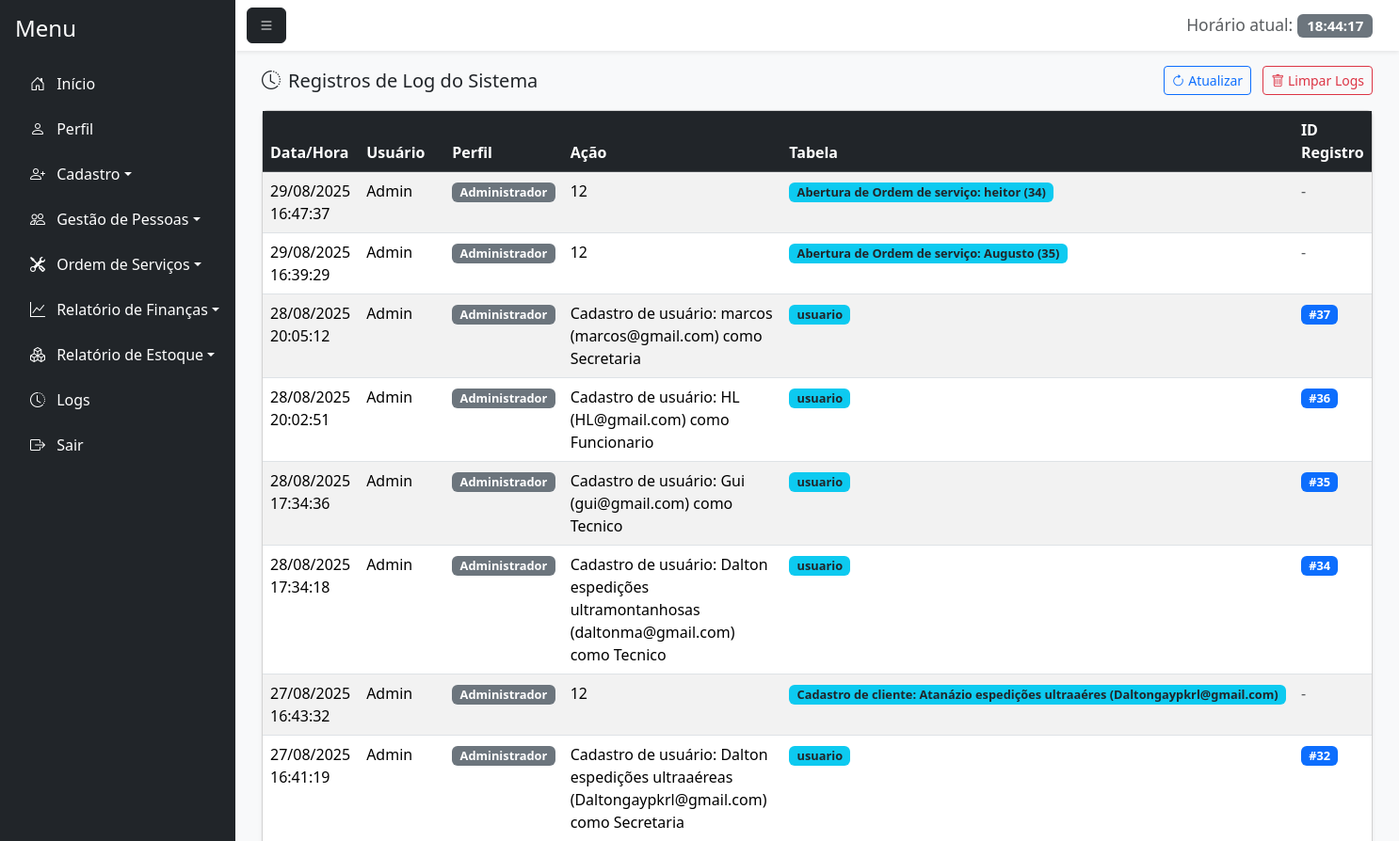
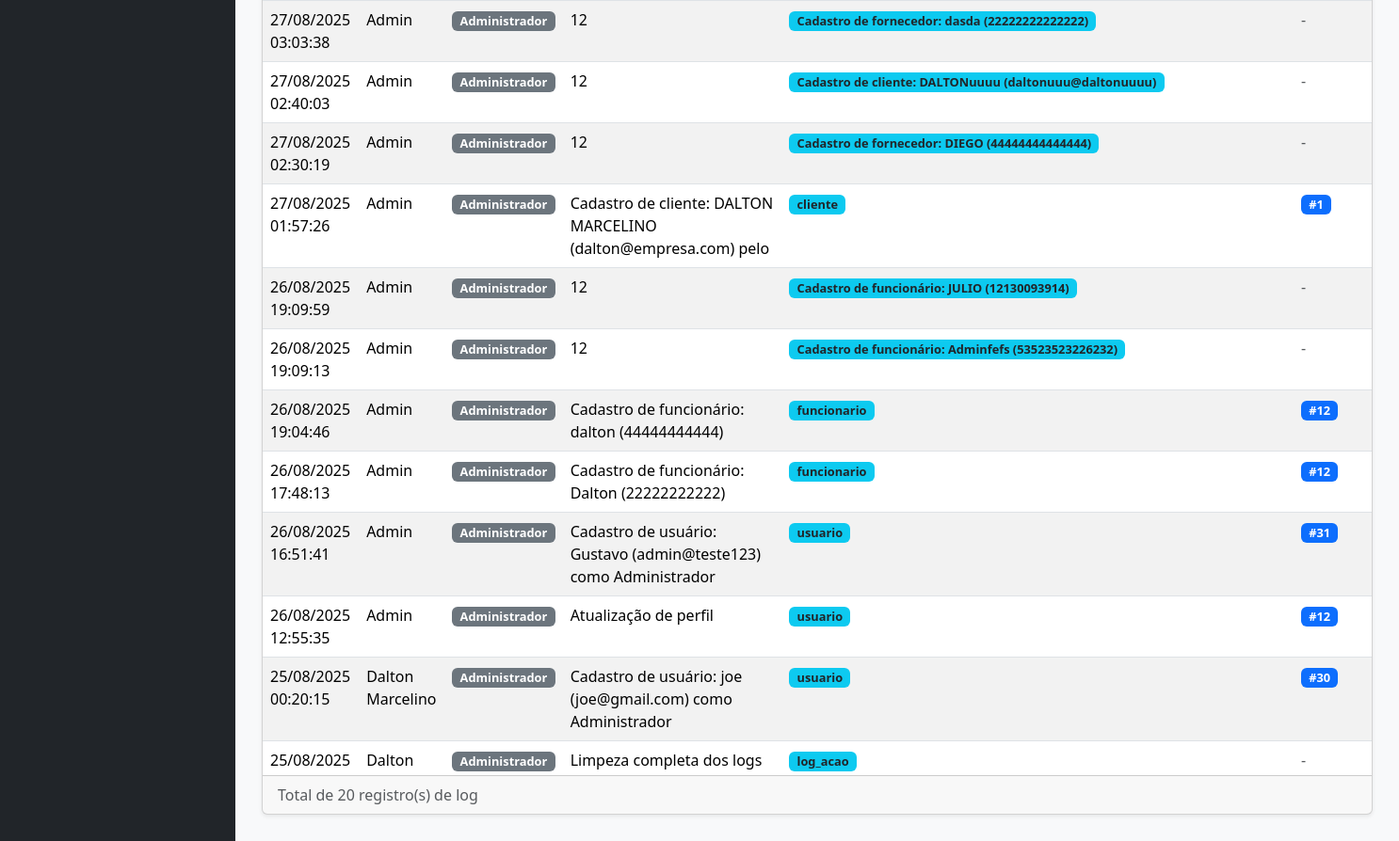
The app's page /logs.php (signed in), older data (2 pictures, top to bottom).
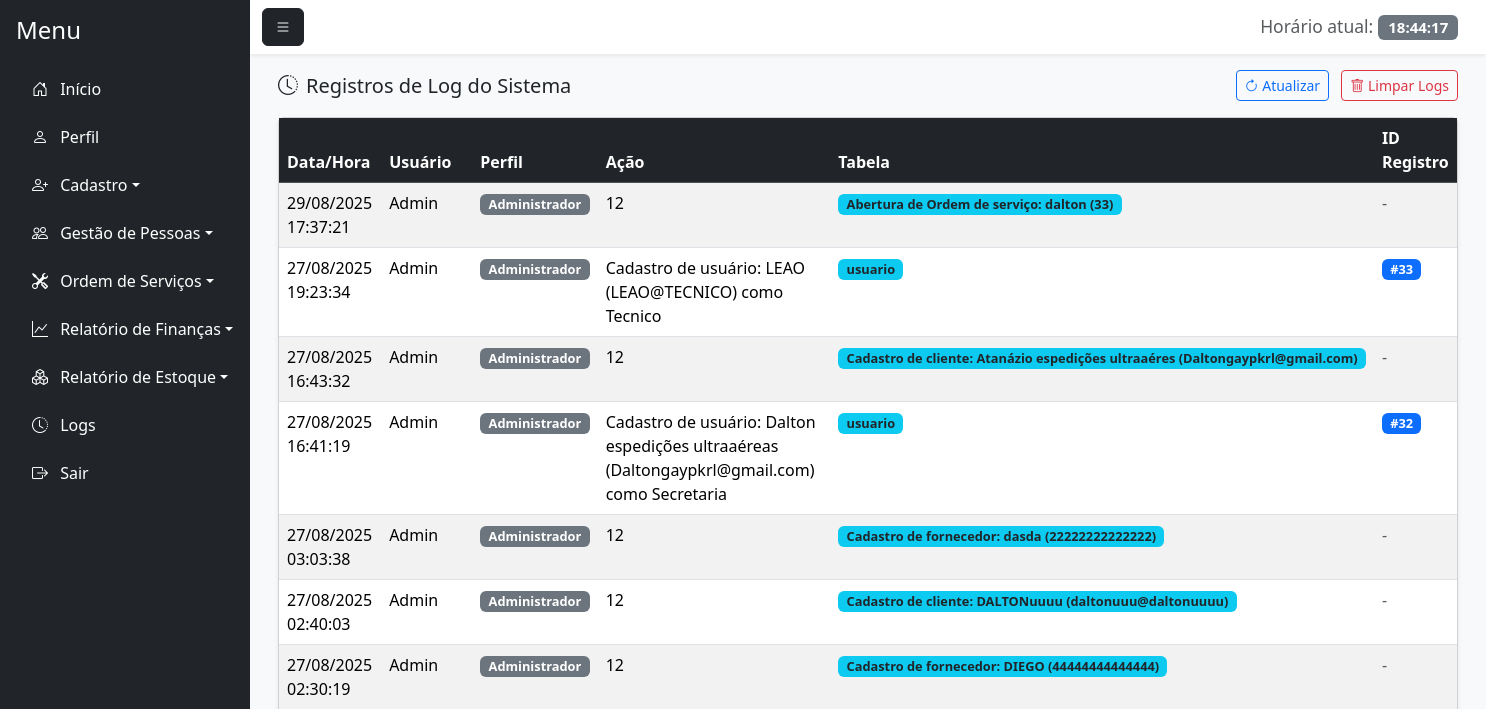
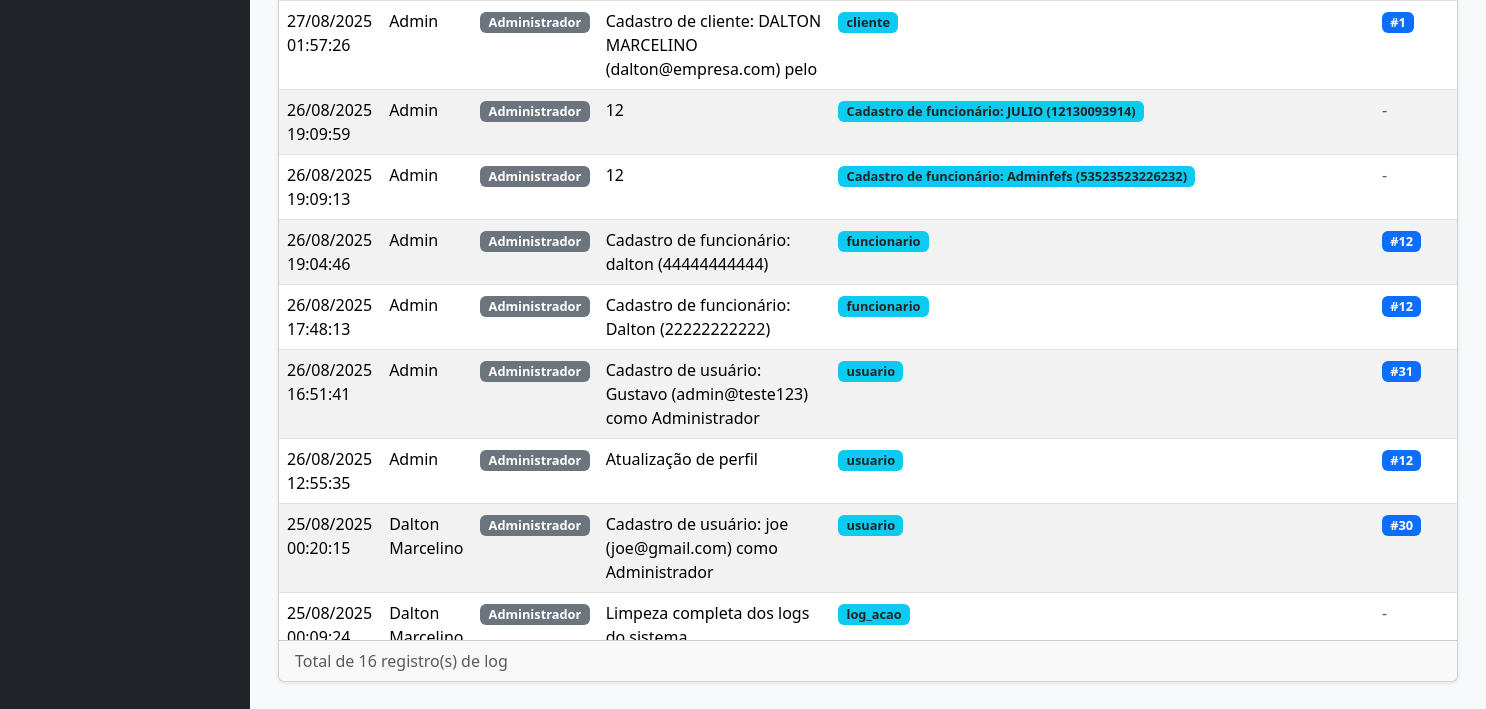
The same page, newer data (2 pictures, top to bottom).
### tables this page shows
CREATE TABLE `log_acao` (
  `id_log` int(11) NOT NULL,
  `id_usuario` int(11) NOT NULL,
  `id_perfil` int(11) NOT NULL,
  `acao` varchar(255) NOT NULL,
  `tabela_afetada` varchar(100) NOT NULL,
  `id_registro` int(11) DEFAULT NULL,
  `data_hora` timestamp NOT NULL DEFAULT current_timestamp()
);

CREATE TABLE `usuario` (
  `id_usuario` int(11) NOT NULL,
  `nome_usuario` varchar(100) NOT NULL,
  `senha` varchar(255) NOT NULL,
  `email` varchar(100) NOT NULL,
  `senha_temporaria` tinyint(1) DEFAULT 0,
  `id_perfil` int(11) NOT NULL,
  `status` enum('Ativo','Inativo') DEFAULT 'Ativo',
  `id_motivo_inatividade` int(11) DEFAULT NULL,
  `data_inatividade` date DEFAULT NULL,
  `observacao_inatividade` text DEFAULT NULL
);

CREATE TABLE `perfil` (
  `id_perfil` int(11) NOT NULL,
  `nome_perfil` varchar(100) NOT NULL
);

### logs.php (the view, shortened to what the changed rows need)
<?php
require_once 'conexao.php';
require_once 'php/permissoes.php';
$sql = "SELECT l.*, u.nome_usuario, p.nome_perfil
        FROM log_acao l
        JOIN usuario u ON l.id_usuario = u.id_usuario
        JOIN perfil p ON l.id_perfil = p.id_perfil
        ORDER BY l.data_hora DESC";
$stmt = $pdo->query($sql);
$logs = $stmt->fetchAll(PDO::FETCH_ASSOC);
?>
<!DOCTYPE html>
<html lang="pt-BR">
<head>
    <link href="https://cdn.jsdelivr.net/npm/bootstrap@5.3.7/dist/css/bootstrap.min.css" rel="stylesheet">
    <link href="https://cdn.jsdelivr.net/npm/bootstrap-icons@1.11.1/font/bootstrap-icons.css" rel="stylesheet">
</head>
<body>
<div class="d-flex vh-100 bg-light">
    <div class="flex-grow-1 d-flex flex-column">
        <div class="flex-grow-1 p-3" style="overflow-y: auto;">
            <div class="container-fluid">
                <div class="card shadow-sm">
                    <div class="card-body p-0">
                        <div class="table-responsive">
                            <table class="table table-striped table-hover mb-0">
                                <thead class="table-dark sticky-top">
                                    <tr>
                                        <th>Data/Hora</th>
                                        <th>Usuário</th>
                                        <th>Perfil</th>
                                        <th>Ação</th>
                                        <th>Tabela</th>
                                        <th>ID Registro</th>
                                    </tr>
                                </thead>
                                <tbody>
                                    <?php if (!empty($logs)): ?>
                                        <?php foreach ($logs as $log): ?>
                                            <tr>
                                                <td><?= date('d/m/Y H:i:s', strtotime($log['data_hora'])) ?></td>
                                                <td><?= htmlspecialchars($log['nome_usuario']) ?></td>
                                                <td>
                                                    <span class="badge bg-secondary badge-log">
                                                        <?= htmlspecialchars($log['nome_perfil']) ?>
                                                    </span>
                                                </td>
                                                <td><?= htmlspecialchars($log['acao']) ?></td>
                                                <td>
                                                    <span class="badge bg-info text-dark badge-log">
                                                        <?= htmlspecialchars($log['tabela_afetada']) ?>
                                                    </span>
                                                </td>
                                                <td>
                                                    <?php if ($log['id_registro']): ?>
                                                        <span class="badge bg-primary badge-log">
                                                            #<?= htmlspecialchars($log['id_registro']) ?>
                                                        </span>
                                                    <?php else: ?>
                                                        <span class="text-muted">-</span>
                                                    <?php endif; ?>
                                                </td>
                                            </tr>
                                        <?php endforeach; ?>
                                    <?php endif; ?>
                                </tbody>
                            </table>
                        </div>
                    </div>
                    <?php if (!empty($logs)): ?>
                    <div class="card-footer py-2">
                        <div class="d-flex justify-content-between align-items-center">
                            <div>
                                <span class="text-muted">
                                    Total de <?= count($logs) ?> registro(s) de log
                                </span>
                            </div>
                        </div>
                    </div>
                    <?php endif; ?>
                </div>
            </div>
        </div>
    </div>
</div>
</body>
</html>

### php/permissoes.php (shortened to what the changed rows need)
<?php
$permissoes = [
    1 => [
        "Início" => ["principal.php"],
        "Perfil" => ["perfil.php"],
        "Cadastro" => [
            "cadastro_usuario.php", "cadastro_cliente.php", "cadastro_funcionario.php",
            "cadastro_fornecedor.php", "cadastro_pecas.php"
        ],
        "Gestão de Pessoas" => [
            "gestao_usuario.php", "gestao_cliente.php", "gestao_funcionario.php",
            "gestao_fornecedor.php"
        ],
        "Ordem de Serviços" => ["nova_ordem.php", "consultar_ordem.php", "pagamento.php"],
        "Relatório de Finanças" => ["relatorio_despesas.php", "relatorio_lucro.php"],
        "Relatório de Estoque" => [
            "relatorio_saida.php", "relatorio_pecas_estoque.php", "relatorio_uso.php"
        ],
        "Logs" => ["logs.php"],
    ],
    2 => [
        "Início" => ["principal.php"],
        "Perfil" => ["perfil.php"],
        "Cadastro" => [
            "cadastro_cliente.php", "cadastro_funcionario.php",
            "cadastro_fornecedor.php", "cadastro_pecas.php"
        ],
        "Gestão de Pessoas" => ["gestao_cliente.php"],
        "Ordem de Serviços" => ["nova_ordem.php", "consultar_ordem.php", "pagamento.php"],
        "Relatório de Estoque" => [
            "relatorio_saida.php", "relatorio_pecas_estoque.php", "relatorio_uso.php"
        ],
    ],
    3 => [
        "Início" => ["principal.php"],
        "Perfil" => ["perfil.php"],
        "Cadastro" => ["cadastro_cliente.php"],
        "Gestão de Pessoas" => ["gestao_cliente.php"],
        "Ordem de Serviços" => ["nova_ordem.php", "consultar_ordem.php", "pagamento.php"],
    ],
    4 => [
        "Início" => ["principal.php"],
        "Perfil" => ["perfil.php"],
        "Cadastro" => ["cadastro_pecas.php"],
        "Ordem de Serviços" => ["nova_ordem.php", "consultar_ordem.php", "pagamento.php"],
        "Relatório de Estoque" => [
            "relatorio_saida.php", "relatorio_pecas_estoque.php", "relatorio_uso.php"
        ],
    ],
];
$id_perfil = $_SESSION['perfil'];
$opcoes_menu = isset($permissoes[$id_perfil]) ? $permissoes[$id_perfil] : [];
$icones_menu = [
    "Início" => "bi-house-door",
    "Perfil" => "bi-person",
    "Cadastro" => "bi-person-plus",
    "Gestão de Pessoas" => "bi-people",
    "Ordem de Serviços" => "bi-tools",
    "Relatório de Finanças" => "bi-graph-up",
    "Relatório de Estoque" => "bi-boxes",
    "Logs" => "bi-clock-history"
];
function formatarNomeExibicao($nomeArquivo) {
    $nome = basename($nomeArquivo, ".php");
    $prefixos = ['cadastro_', 'gestao_', 'relatorio_'];
    foreach ($prefixos as $prefixo) {
        if (strpos($nome, $prefixo) === 0) {
            $nome = substr($nome, strlen($prefixo));
            break;
        }
    }
    $nome = str_replace("_", " ", $nome);
    $nome = ucwords($nome);
    return $nome;
}
function gerarIdLink($categoria, $arquivo = null) {
    $id = 'menu-';
    $idCategoria = preg_replace('/[^a-zA-Z0-9]/', '-', iconv('UTF-8', 'ASCII//TRANSLIT', $categoria));
    $id .= strtolower($idCategoria);
    if ($arquivo) {
        $nomeArquivo = basename($arquivo, ".php");
        $idArquivo = preg_replace('/[^a-zA-Z0-9]/', '-', iconv('UTF-8', 'ASCII//TRANSLIT', $nomeArquivo));
        $id .= '-' . strtolower($idArquivo);
    }
    return $id;
}
function gerarMenu($opcoes_menu, $icones_menu) {
    $html = '';
    foreach ($opcoes_menu as $categoria => $arquivos) {
        $icone = isset($icones_menu[$categoria]) ? $icones_menu[$categoria] : "bi-circle";
        if (count($arquivos) > 1) {
            $html .= '<li class="nav-item mb-2 dropdown">';
            $html .= '<a class="nav-link text-white dropdown-toggle" href="#" id="' . gerarIdLink($categoria) . '-dropdown" role="button" data-bs-toggle="dropdown" aria-expanded="false">';
            $html .= '<i class="bi ' . $icone . ' me-2"></i> ' . $categoria;
            $html .= '</a>';
            $html .= '<ul class="dropdown-menu dropdown-menu-dark" aria-labelledby="' . gerarIdLink($categoria) . '-dropdown">';
            foreach ($arquivos as $arquivo) {
                $nomeExibicao = formatarNomeExibicao($arquivo);
                $html .= '<li><a class="dropdown-item" id="' . gerarIdLink($categoria, $arquivo) . '" href="' . $arquivo . '">' . $nomeExibicao . '</a></li>';
            }
            $html .= '</ul>';
            $html .= '</li>';
        } else {
            $html .= '<li class="nav-item mb-2">';
            $html .= '<a id="' . gerarIdLink($categoria, $arquivos[0]) . '" href="' . $arquivos[0] . '" class="nav-link text-white">';
            $html .= '<i class="bi ' . $icone . ' me-2"></i> ' . $categoria;
            $html .= '</a>';
            $html .= '</li>';
        }
    }
    $html .= '<li class="nav-item">';
    $html .= '<a id="menu-sair" href="index.php" class="nav-link text-white"><i class="bi bi-box-arrow-right me-2"></i> Sair</a>';
    $html .= '</li>';
    return $html;
}
$menu_html = '
<nav id="sidebar" class="bg-dark text-white p-3" style="width: 250px;">
    <h4 class="mb-4">Menu</h4>
    <ul class="nav flex-column">
        ' . gerarMenu($opcoes_menu, $icones_menu) . '
    </ul>
</nav>
<script>
    document.getElementById("menu-toggle").addEventListener("click", function () {
        document.getElementById("sidebar").classList.toggle("d-none");
    });
    function updateClock() {
        const now = new Date();
        const timeString = now.toLocaleTimeString(\'pt-BR\');
        document.getElementById(\'liveClock\').textContent = timeString;
    }
    setInterval(updateClock, 1000);
    updateClock();
</script>
';
function exibirMenu() {
    global $menu_html;
    echo $menu_html;
}
?>

Row changes from the older to the newer data that the page shows:
removed log_acao: data_hora "29/08/2025 16:47:37", id_usuario.nome_usuario "Admin", id_perfil.nome_perfil "Administrador", acao "12", tabela_afetada "Abertura de Ordem de serviço: heitor (34)"
removed log_acao: data_hora "29/08/2025 16:39:29", id_usuario.nome_usuario "Admin", id_perfil.nome_perfil "Administrador", acao "12", tabela_afetada "Abertura de Ordem de serviço: Augusto (35)"
removed log_acao: data_hora "28/08/2025 20:05:12", id_usuario.nome_usuario "Admin", id_perfil.nome_perfil "Administrador", acao "Cadastro de usuário: marcos (marcos@gmail.com) como Secretaria", tabela_afetada "usuario", id_registro "37"
removed log_acao: data_hora "28/08/2025 20:02:51", id_usuario.nome_usuario "Admin", id_perfil.nome_perfil "Administrador", acao "Cadastro de usuário: HL (HL@gmail.com) como Funcionario", tabela_afetada "usuario", id_registro "36"
changed log_acao: data_hora "28/08/2025 17:34:36" → "29/08/2025 17:37:21"; acao "Cadastro de usuário: Gui (gui@gmail.com) como Tecnico" → "12"; tabela_afetada "usuario" → "Abertura de Ordem de serviço: dalton (33)"; id_registro "35" → (not shown); id_registro "#" → "-"
changed log_acao: data_hora "28/08/2025 17:34:18" → "27/08/2025 19:23:34"; acao "Cadastro de usuário: Dalton espedições ultramontanhosas (daltonma@gmail.com) como Tecnico" → "Cadastro de usuário: LEAO (LEAO@TECNICO) como Tecnico"; id_registro "34" → "33"
Text that changed along with them:
count($logs): "20" → "16"
